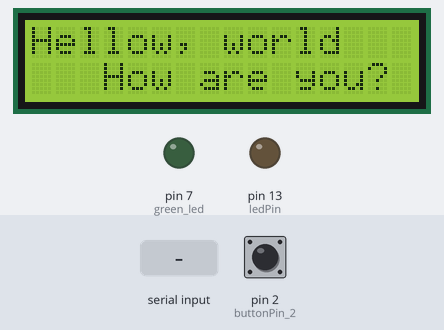
A sketch run on a simulated Arduino Uno, built with avr-gcc and run on an emulated ATmega328P. Shown: 16×2 character LCD, output pins drawn as LEDs (lit = HIGH). The inputs (shaded band) are chosen by the test bench; at power-on: pin 2 (buttonPin_2) LOW. The local clock reads 2024-03-15 10:24:30 at power-on unless the sketch sets it; what the sketch prints to the serial monitor is not drawn.

Above: at 2.2 s.
2.3 s: "1" received over Serial
At 4.0 s:
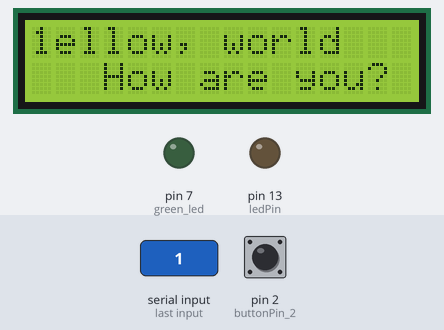
Timing chart, 0 to 5.5 s (numbered marks = the images above; inputs shaded):
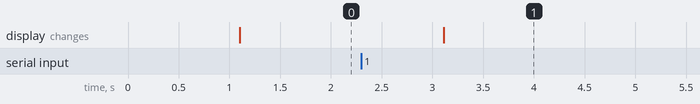

The sketch:

RTC_currentTime.ino
```cpp
#include <ThreeWire.h>
#include <RtcDS1302.h>
//#include <LiquidCrystal.h>
#include <LiquidCrystal_I2C.h>
#include <SoftwareSerial.h>
#define debounceTime 75 // <<- Set debounce Time (unit ms)

#define NOTE_B0 31

const int buttonPin_2 = 2;  // Alarm on button
const int buttonPin_3 = 3;  // Alarm off button
const int green_led = 7;    // if Alarm on, green led on else green led off
int piezoPin = 8; //buzzer Pin
const int ledPin = 13; // 13pin LED

int interruptPin1 = 3; // 2 or 3
volatile int state = LOW;

char *dayArray[] = {
  "Sun", "Mon", "Tue", "Wed", "Thu", "Fri", "Sat"
};

ThreeWire myWire(10,11,9); // IO, SCLK, CE
RtcDS1302<ThreeWire> Rtc(myWire);
//LiquidCrystal lcd(8, 9, 10, 11, 12, 13); //RS, EN, data(4,5,6,7)
LiquidCrystal_I2C lcd(0x27, 16,2); //RS, EN, data(4,5,6,7)

int tempo = 200;
//int notes[12] = {NOTE_B4, NOTE_B4, NOTE_D5, NOTE_D5 ,NOTE_F5,NOTE_F5, NOTE_F5, NOTE_F5 , NOTE_A5,NOTE_A5,NOTE_A5,NOTE_A5 };

int buttonState_2 = 0;
int buttonState_3 = 0;
SoftwareSerial mySerial(0, 1);

const byte numChars = 8;
char receivedChars[numChars];
char endMaker = '\0';
char rc;
static byte ndx = 0;
boolean newData = false;

void setup ()
{
  pinMode(ledPin, OUTPUT);
  pinMode(green_led, OUTPUT);
  pinMode(buttonPin_2, INPUT);
  pinMode(buttonPin_3, INPUT);

  delay(1000);

  /*
  mySerial.begin(9600);
  mySerial.println("Hello, world?");
  */

  Serial.begin(9600);
  Serial.print("Compiled: ");
  Serial.print(__DATE__);
  Serial.print("\t");
  Serial.println(__TIME__);
    //lcd.begin(16, 2);
    //lcd.clear();
    lcd.init();
    lcd.backlight();
    lcd.setCursor(0, 0);
    lcd.print("Hellow, world");
    lcd.setCursor(3,1);
    lcd.print("How are you?");

    pinMode(interruptPin1, INPUT_PULLUP); // pulled down using a 10K resistor
    //attachInterrupt(digitalPinToInterrupt(interruptPin1), buttonPushed, FALLING);

    Rtc.Begin();

    RtcDateTime compiled = RtcDateTime(__DATE__, __TIME__);

    if (!Rtc.IsDateTimeValid())
    {
        // Common Causes:
        //    1) first time you ran and the device wasn't running yet
        //    2) the battery on the device is low or even missing

        Serial.println("RTC lost confidence in the DateTime!");
        Rtc.SetDateTime(compiled);
    }
    if (Rtc.GetIsWriteProtected())
    {
        Serial.println("RTC was write protected, enabling writing now");
        Rtc.SetIsWriteProtected(false);
    }
    if (!Rtc.GetIsRunning())
    {
        Serial.println("RTC was not actively running, starting now");
        Rtc.SetIsRunning(true);
    }

    RtcDateTime now = Rtc.GetDateTime();

    if (now < compiled)
    {
        Serial.println("RTC is older than compile time!  (Updating DateTime)");
        Rtc.SetDateTime(compiled);
    }
    else if (now > compiled)
    {
        Serial.println("RTC is newer than compile time. (this is expected)");
    }
    else if (now == compiled)
    {
        Serial.println("RTC is the same as compile time! (not expected but all is fine)");
    }
}
char timestring[16];
int * addrT = 0;

char test[16];
void loop ()
{
  Serial.write(Serial.available());
  while (Serial.available()>0)
  {
    char receivedChar = Serial.read();
    Serial.print("test is : ");
    Serial.println(Serial.available());
    sprintf(test, "%02u", Serial.available());

      // 시리얼로부터 데이터 읽기
    if(receivedChar != endMaker)
    {
      receivedChars[ndx] = receivedChar;
      ndx++;
      if(ndx  >= numChars)
      {
        ndx = numChars - 1;
      }
    }
    else
    {
      receivedChars[ndx] = '\0';
      ndx = 0;
      //newData = true;
    }


  }
    lcd.setCursor(0, 0);
    lcd.print(receivedChars);
    receivedChars[0] = '\0';
  //mySerial.println("Hello, world?");
  /*
  Serial.print("receivedChar is ");
  Serial.print(receivedChar);
  Serial.print("Received sizeof: ");
  Serial.println(strlen(receivedChar));
  */

  if (mySerial.available())
    Serial.write(mySerial.read());
  if (Serial.available())
    mySerial.write(Serial.read());
  /*
  if(strlen(receivedChar) > 2)
  {
    Serial.print("Received: ");
    Serial.println(receivedChars);
    lcd.setCursor(0, 0);
    lcd.print(receivedChars);
  }
  */

  buttonState_2 = digitalRead(buttonPin_2);
  //sprintf(timestring, "%02u:%02u:%02u", dt.Hour(), dt.Minute(), dt.Second());

  sprintf(test, "%02u:%02u:%02u", 13, 25, 30);
  //sprintf(timestring, "%02u", 1);
  //sprintf(test, "%02u", 1);
  //if(buttonState_2 == HIGH)
  Serial.println(timestring);
  Serial.print("test is ");
  Serial.println(strcmp(timestring, test));
  //sprintf(timestring, "%02u:%02u:%02u", 14, 52, 30);
  //if(buttonState_2 == HIGH)
  //if(1)
  if(strcmp(timestring,test)==0) // todo: strCompare 사용해보긴
  {
    Serial.println("Alaram on");
    alarm_on();
  }

    RtcDateTime now = Rtc.GetDateTime();
    printDateTime(now);

    if (!now.IsValid())
    {
        // Common Causes:
        //    1) the battery on the device is low or even missing and the power line was disconnected
        //Serial.println("RTC lost confidence in the DateTime!?!");
    }

    delay(1000); // one seconds
}

void printDateTime(const RtcDateTime& dt)
{
    char daystring[16];

    String flag = "AM";
    String stateStr = "24-hr system";
    short DOW = dt.DayOfWeek();

    sprintf(daystring, "  %4u-%02u-%02u%s", dt.Year(), dt.Month(), dt.Day(), dayArray[DOW]);

    short Hour = dt.Hour();

    sprintf(timestring, "%02u:%02u:%02u", dt.Hour(), dt.Minute(), dt.Second());
  /*
    if ( state ) { // 24-hr system
      //lcd.clear();

    } else {  // 12-hr system with AM/PM designation
       if (dt.Hour() > 12) {
         Hour = dt.Hour() - 12;
         flag = "PM";
       }
       stateStr = "12-hr system with AM/PM designation";
       sprintf(timestring, "  %2d:%02u:%02u <%s>", Hour, dt.Minute(), dt.Second(), flag.c_str());
    }
    */

    /*
    Serial.print("State ");
    Serial.print(state);
    Serial.print(": ");
    Serial.println(timestring);
    lcd.setCursor(0, 0);
    lcd.print(timestring);
    lcd.setCursor(0, 1);
    lcd.print(daystring);
    */
}

void buttonPushed() {
    static unsigned long lastTime = 0;
    unsigned long Now = millis();
    if((Now - lastTime) > debounceTime)
    {
        state=!state;
        Serial.print("Button pressed: state changed to ");
        Serial.println(state);
        RtcDateTime now = Rtc.GetDateTime();
        printDateTime(now);
    }
    lastTime = Now;
}

void alarm_on()
{
  digitalWrite(green_led, HIGH);
  digitalWrite(ledPin, HIGH);
  for(int i = 0; i< 12; i++)
  {
    buttonState_3 = digitalRead(buttonPin_3);
    if(buttonState_3 == LOW)
    {
      Serial.println("Alaram off");
      digitalWrite(green_led, LOW);
      digitalWrite(ledPin, LOW);
      //tone(piezoPin, notes[i], tempo);
      tone(piezoPin, NOTE_B0, tempo);
      delay(500);
    }
  }
}
```

Measured:
- after the input at 2.3 s, the display: changes after 0.81 s (image 1)
